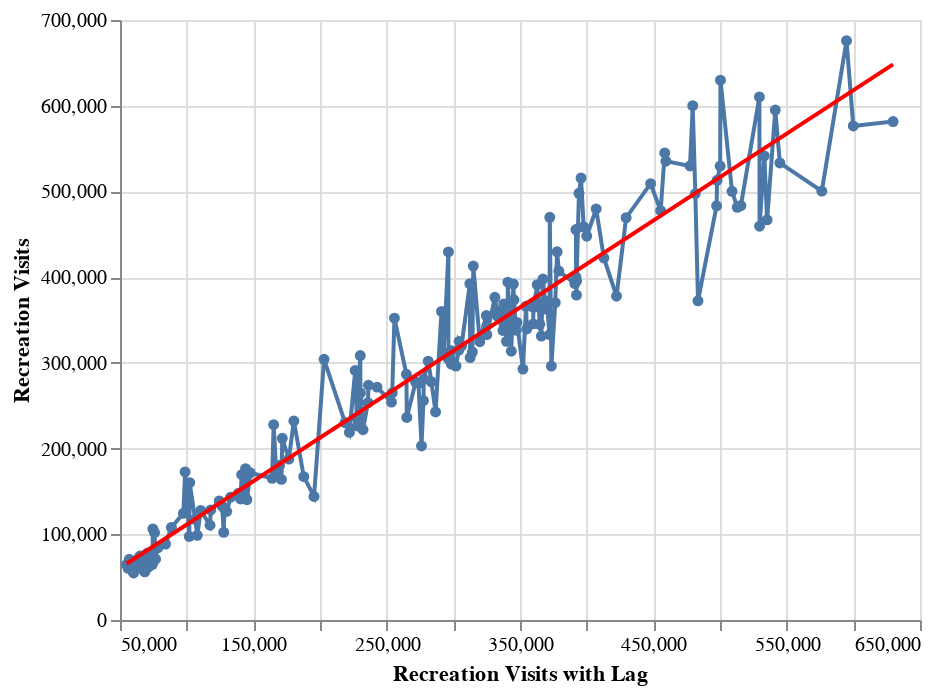

Notebook source saved alongside this figure:
### Markdown cell above
**Plot Original Data Against Lag Data with Regression Line via Altair** 
<br>
We can see that there is a correlation between the visits that occurred on a previous month.

### Code cell
scatter = alt.Chart(npDF).mark_line(point=True).encode(
    x= alt.X('RecreationVisits_lag:Q',axis = alt.Axis(title = 'Recreation Visits with Lag')),
    y= alt.Y('RecreationVisits:Q', axis = alt.Axis(title = 'Recreation Visits'))

)
scatter+scatter.transform_regression('RecreationVisits_lag', 'RecreationVisits').mark_line(color='red')

### Figure 1 — Vega-Lite specification as saved in the notebook (floating-point values rounded to 4 significant figures; data arrays with more than 128 entries replaced by an {"elided": "..."} marker saying what was removed)
{"config": {"view": {"continuousWidth": 400, "continuousHeight": 300}}, "layer": [{"mark": {"type": "line", "point": true}, "encoding": {"x": {"type": "quantitative", "axis": {"title": "Recreation Visits with Lag"}, "field": "RecreationVisits_lag"}, "y": {"type": "quantitative", "axis": {"title": "Recreation Visits"}, "field": "RecreationVisits"}}}, {"mark": {"type": "line", "color": "red"}, "encoding": {"x": {"type": "quantitative", "axis": {"title": "Recreation Visits with Lag"}, "field": "RecreationVisits_lag"}, "y": {"type": "quantitative", "axis": {"title": "Recreation Visits"}, "field": "RecreationVisits"}}, "transform": [{"on": "RecreationVisits_lag", "regression": "RecreationVisits"}]}], "data": {"name": "data-294698f6bc96dfa1435efc08e9c41489"}, "$schema": "https://vega.github.io/schema/vega-lite/v4.8.1.json", "datasets": {"data-294698f6bc96dfa1435efc08e9c41489": {"elided": "192 records"}}}
